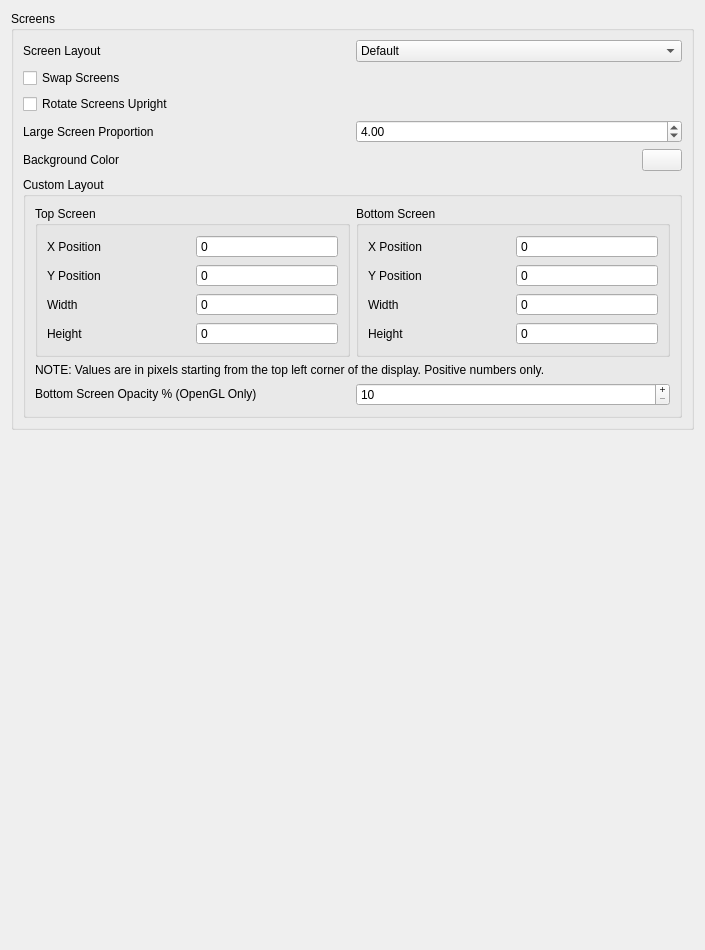
<?xml version="1.0" encoding="UTF-8"?>
<ui version="4.0">
 <class>ConfigureLayout</class>
 <widget class="QWidget" name="ConfigureLayout">
  <property name="geometry">
   <rect>
    <x>0</x>
    <y>0</y>
    <width>705</width>
    <height>950</height>
   </rect>
  </property>
  <property name="minimumSize">
   <size>
    <width>0</width>
    <height>0</height>
   </size>
  </property>
  <property name="windowTitle">
   <string>Form</string>
  </property>
  <layout class="QVBoxLayout" name="verticalLayout_2">
   <item>
    <widget class="QGroupBox" name="layout_group">
     <property name="title">
      <string>Screens</string>
     </property>
     <layout class="QVBoxLayout" name="verticalLayout_3">
      <item>
       <widget class="QWidget" name="widget_layout" native="true">
        <layout class="QHBoxLayout" name="screen_layout_group">
         <property name="leftMargin">
          <number>0</number>
         </property>
         <property name="topMargin">
          <number>0</number>
         </property>
         <property name="rightMargin">
          <number>0</number>
         </property>
         <property name="bottomMargin">
          <number>0</number>
         </property>
         <item>
          <widget class="QLabel" name="layout_label">
           <property name="text">
            <string>Screen Layout</string>
           </property>
          </widget>
         </item>
         <item>
          <widget class="QComboBox" name="layout_combobox">
           <item>
            <property name="text">
             <string>Default</string>
            </property>
           </item>
           <item>
            <property name="text">
             <string>Single Screen</string>
            </property>
           </item>
           <item>
            <property name="text">
             <string>Large Screen</string>
            </property>
           </item>
           <item>
            <property name="text">
             <string>Side by Side</string>
            </property>
           </item>
           <item>
            <property name="text">
             <string>Separate Windows</string>
            </property>
           </item>
           <item>
            <property name="text">
             <string>Hybrid Screen</string>
            </property>
           </item>
           <item>
            <property name="text">
             <string>Custom Layout</string>
            </property>
           </item>
          </widget>
         </item>
        </layout>
       </widget>
      </item>
      <item>
       <widget class="QCheckBox" name="toggle_swap_screen">
        <property name="text">
         <string>Swap Screens</string>
        </property>
       </widget>
      </item>
      <item>
       <widget class="QCheckBox" name="toggle_upright_screen">
        <property name="text">
         <string>Rotate Screens Upright</string>
        </property>
       </widget>
      </item>
      <item>
       <widget class="QWidget" name="widget" native="true">
        <layout class="QHBoxLayout" name="proportion_layout">
         <property name="leftMargin">
          <number>0</number>
         </property>
         <property name="topMargin">
          <number>0</number>
         </property>
         <property name="rightMargin">
          <number>0</number>
         </property>
         <property name="bottomMargin">
          <number>0</number>
         </property>
         <item>
          <widget class="QLabel" name="label_3">
           <property name="text">
            <string>Large Screen Proportion</string>
           </property>
          </widget>
         </item>
         <item>
          <widget class="QDoubleSpinBox" name="large_screen_proportion">
           <property name="minimum">
            <double>1.000000000000000</double>
           </property>
           <property name="maximum">
            <double>16.000000000000000</double>
           </property>
           <property name="value">
            <double>4.000000000000000</double>
           </property>
          </widget>
         </item>
        </layout>
       </widget>
      </item>
      <item>
       <widget class="QWidget" name="bg_color_group" native="true">
        <layout class="QHBoxLayout" name="bg_color_group_2">
         <property name="leftMargin">
          <number>0</number>
         </property>
         <property name="topMargin">
          <number>0</number>
         </property>
         <property name="rightMargin">
          <number>0</number>
         </property>
         <property name="bottomMargin">
          <number>0</number>
         </property>
         <item>
          <widget class="QLabel" name="bg_label">
           <property name="text">
            <string>Background Color</string>
           </property>
          </widget>
         </item>
         <item>
          <widget class="QPushButton" name="bg_button">
           <property name="maximumSize">
            <size>
             <width>40</width>
             <height>16777215</height>
            </size>
           </property>
          </widget>
         </item>
        </layout>
       </widget>
      </item>
      <item>
       <widget class="QGroupBox" name="custom_layout_group">
        <property name="minimumSize">
         <size>
          <width>0</width>
          <height>0</height>
         </size>
        </property>
        <property name="title">
         <string>Custom Layout</string>
        </property>
        <layout class="QVBoxLayout" name="verticalLayout_5">
         <item>
          <layout class="QHBoxLayout" name="horizontalLayout_4">
           <item>
            <widget class="QGroupBox" name="gb_top_screen">
             <property name="title">
              <string>Top Screen</string>
             </property>
             <layout class="QGridLayout" name="gridLayout_2">
              <item row="0" column="0">
               <widget class="QLabel" name="lb_top_x">
                <property name="text">
                 <string>X Position</string>
                </property>
               </widget>
              </item>
              <item row="0" column="1">
               <widget class="QSpinBox" name="custom_top_x">
                <property name="buttonSymbols">
                 <enum>QAbstractSpinBox::NoButtons</enum>
                </property>
                <property name="maximum">
                 <number>2147483647</number>
                </property>
               </widget>
              </item>
              <item row="1" column="0">
               <widget class="QLabel" name="lb_top_y">
                <property name="text">
                 <string>Y Position</string>
                </property>
               </widget>
              </item>
              <item row="1" column="1">
               <widget class="QSpinBox" name="custom_top_y">
                <property name="buttonSymbols">
                 <enum>QAbstractSpinBox::NoButtons</enum>
                </property>
                <property name="maximum">
                 <number>2147483647</number>
                </property>
               </widget>
              </item>
              <item row="2" column="0">
               <widget class="QLabel" name="lb_top_width">
                <property name="text">
                 <string>Width</string>
                </property>
               </widget>
              </item>
              <item row="2" column="1">
               <widget class="QSpinBox" name="custom_top_width">
                <property name="buttonSymbols">
                 <enum>QAbstractSpinBox::NoButtons</enum>
                </property>
                <property name="maximum">
                 <number>2147483647</number>
                </property>
               </widget>
              </item>
              <item row="3" column="0">
               <widget class="QLabel" name="lb_top_height">
                <property name="text">
                 <string>Height</string>
                </property>
               </widget>
              </item>
              <item row="3" column="1">
               <widget class="QSpinBox" name="custom_top_height">
                <property name="buttonSymbols">
                 <enum>QAbstractSpinBox::NoButtons</enum>
                </property>
                <property name="maximum">
                 <number>2147483647</number>
                </property>
               </widget>
              </item>
             </layout>
            </widget>
           </item>
           <item>
            <widget class="QGroupBox" name="gb_bottom_screen">
             <property name="minimumSize">
              <size>
               <width>0</width>
               <height>0</height>
              </size>
             </property>
             <property name="title">
              <string>Bottom Screen</string>
             </property>
             <layout class="QGridLayout" name="gridLayout">
              <item row="0" column="0">
               <widget class="QLabel" name="lb_bottom_x">
                <property name="text">
                 <string>X Position</string>
                </property>
               </widget>
              </item>
              <item row="0" column="1">
               <widget class="QSpinBox" name="custom_bottom_x">
                <property name="buttonSymbols">
                 <enum>QAbstractSpinBox::NoButtons</enum>
                </property>
                <property name="maximum">
                 <number>2147483647</number>
                </property>
               </widget>
              </item>
              <item row="1" column="0">
               <widget class="QLabel" name="lb_bottom_y">
                <property name="text">
                 <string>Y Position</string>
                </property>
               </widget>
              </item>
              <item row="1" column="1">
               <widget class="QSpinBox" name="custom_bottom_y">
                <property name="buttonSymbols">
                 <enum>QAbstractSpinBox::NoButtons</enum>
                </property>
                <property name="maximum">
                 <number>2147483647</number>
                </property>
               </widget>
              </item>
              <item row="2" column="0">
               <widget class="QLabel" name="lb_bottom_width">
                <property name="text">
                 <string>Width</string>
                </property>
               </widget>
              </item>
              <item row="2" column="1">
               <widget class="QSpinBox" name="custom_bottom_width">
                <property name="buttonSymbols">
                 <enum>QAbstractSpinBox::NoButtons</enum>
                </property>
                <property name="maximum">
                 <number>2147483647</number>
                </property>
               </widget>
              </item>
              <item row="3" column="0">
               <widget class="QLabel" name="lb_bottom_height">
                <property name="text">
                 <string>Height</string>
                </property>
               </widget>
              </item>
              <item row="3" column="1">
               <widget class="QSpinBox" name="custom_bottom_height">
                <property name="buttonSymbols">
                 <enum>QAbstractSpinBox::NoButtons</enum>
                </property>
                <property name="maximum">
                 <number>2147483647</number>
                </property>
               </widget>
              </item>
             </layout>
            </widget>
           </item>
          </layout>
         </item>
         <item>
          <layout class="QHBoxLayout" name="horizontalLayout_2">
           <item>
            <widget class="QLabel" name="label_2">
             <property name="text">
              <string>&lt;html&gt;&lt;head/&gt;&lt;body&gt;&lt;p&gt;NOTE: Values are in pixels starting from the top left corner of the display. Positive numbers only.&lt;/p&gt;&lt;/body&gt;&lt;/html&gt;</string>
             </property>
            </widget>
           </item>
          </layout>
         </item>
         <item>
          <layout class="QHBoxLayout" name="horizontalLayout_3">
           <item>
            <widget class="QLabel" name="lb_opacity_second_layer">
             <property name="text">
              <string>&lt;html&gt;&lt;head/&gt;&lt;body&gt;&lt;p&gt;Bottom Screen Opacity % (OpenGL Only)&lt;/p&gt;&lt;/body&gt;&lt;/html&gt;</string>
             </property>
            </widget>
           </item>
           <item>
            <widget class="QSpinBox" name="custom_second_layer_opacity">
             <property name="buttonSymbols">
              <enum>QAbstractSpinBox::PlusMinus</enum>
             </property>
             <property name="minimum">
              <number>10</number>
             </property>
             <property name="maximum">
              <number>100</number>
             </property>
            </widget>
           </item>
          </layout>
         </item>
        </layout>
       </widget>
      </item>
     </layout>
    </widget>
   </item>
   <item>
    <spacer name="verticalSpacer">
     <property name="orientation">
      <enum>Qt::Vertical</enum>
     </property>
     <property name="sizeHint" stdset="0">
      <size>
       <width>20</width>
       <height>270</height>
      </size>
     </property>
    </spacer>
   </item>
  </layout>
 </widget>
 <tabstops>
  <tabstop>layout_combobox</tabstop>
  <tabstop>toggle_swap_screen</tabstop>
  <tabstop>toggle_upright_screen</tabstop>
  <tabstop>large_screen_proportion</tabstop>
  <tabstop>bg_button</tabstop>
 </tabstops>
 <resources/>
 <connections/>
</ui>
